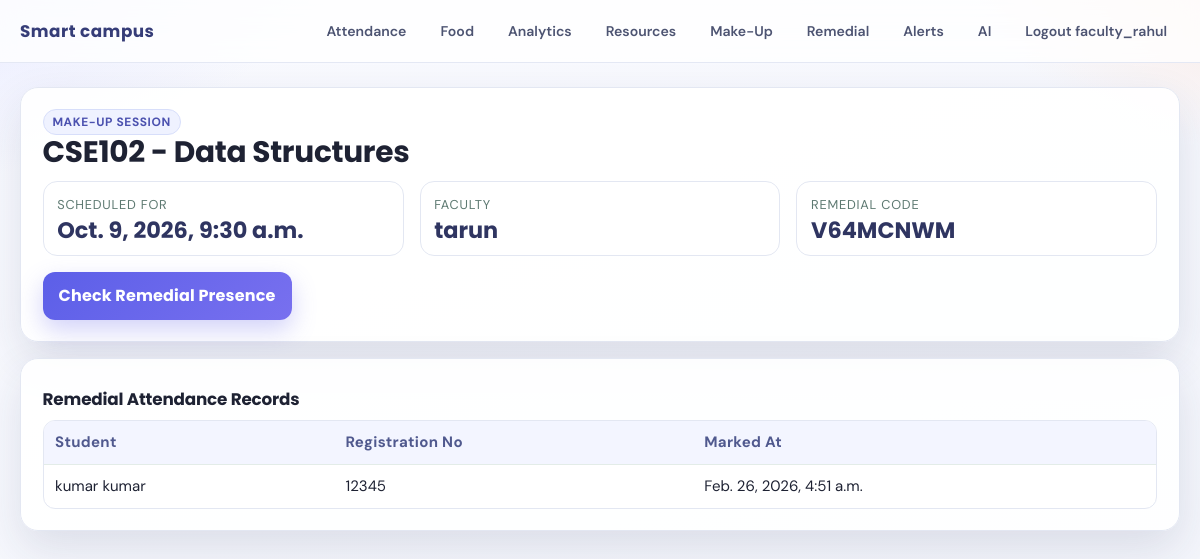
The page /makeup/1/ (signed in) on the database its author committed.
### campus_core/models.py (models this page shows, shortened)
class MakeupClass(models.Model):
    course = models.ForeignKey(Course, on_delete=models.CASCADE, related_name="makeup_classes")
    faculty = models.ForeignKey(User, on_delete=models.SET_NULL, null=True, related_name="makeup_classes")
    scheduled_for = models.DateTimeField()
    remedial_code = models.CharField(max_length=12, unique=True)
    created_at = models.DateTimeField(auto_now_add=True)

class Course(models.Model):
    code = models.CharField(max_length=20, unique=True)
    name = models.CharField(max_length=200)
    faculty = models.ForeignKey(User, on_delete=models.SET_NULL, null=True, related_name="courses")
    classroom = models.ForeignKey(Classroom, on_delete=models.SET_NULL, null=True, blank=True)
    def __str__(self) -> str:
        return f"{self.code} - {self.name}"

class MakeupAttendance(models.Model):
    makeup_class = models.ForeignKey(MakeupClass, on_delete=models.CASCADE, related_name="attendance_entries")
    student = models.ForeignKey(StudentProfile, on_delete=models.CASCADE, related_name="makeup_attendance_entries")
    marked_at = models.DateTimeField(auto_now_add=True)
    class Meta:
        unique_together = ("makeup_class", "student")

class StudentProfile(models.Model):
    user = models.OneToOneField(User, on_delete=models.CASCADE, related_name="student_profile")
    registration_no = models.CharField(max_length=30, unique=True)
    parent_contact = models.CharField(max_length=40, blank=True)

### campus_core/views.py (the view)
# urls.py: path("makeup/<int:makeup_id>/", views.makeup_detail, name="makeup-detail"),
@role_required(ROLE_FACULTY, ROLE_STUDENT)
def makeup_detail(request, makeup_id: int):
    makeup = get_object_or_404(MakeupClass.objects.select_related("course", "faculty"), id=makeup_id)
    entries = makeup.attendance_entries.select_related("student__user")
    present_count = entries.count()
    total_enrolled = Enrollment.objects.filter(course=makeup.course).count()
    return render(
        request,
        "campus_core/makeup_detail.html",
        {
            "makeup": makeup,
            "entries": entries,
            "present_count": present_count,
            "total_enrolled": total_enrolled,
        },
    )

### campus_core/authz.py (called while the page is built)
def get_user_role(user: User) -> str:
    if not user or not user.is_authenticated:
        return ROLE_GUEST
    if user.is_superuser or user.is_staff or user.groups.filter(name__iexact="faculty").exists():
        return ROLE_FACULTY
    if user.groups.filter(name__iexact="vendor").exists():
        return ROLE_VENDOR
    if user.groups.filter(name__iexact="student").exists():
        return ROLE_STUDENT
    if StudentProfile.objects.filter(user=user).exists():
        return ROLE_STUDENT
    if hasattr(user, "faculty_profile"):
        return ROLE_FACULTY
    return ROLE_FACULTY

def role_flags(user: User) -> dict[str, bool | str]:
    role = get_user_role(user)
    is_faculty = role == ROLE_FACULTY
    is_student = role == ROLE_STUDENT
    is_vendor = role == ROLE_VENDOR
    return {
        "user_role": role,
        "is_faculty": is_faculty,
        "is_student": is_student,
        "is_vendor": is_vendor,
        "can_attendance": is_faculty,
        "can_food": is_faculty or is_student or is_vendor,
        "can_analytics": is_faculty or is_vendor,
        "can_resources": is_faculty,
        "can_makeup": is_faculty or is_student,
        "can_remedial": is_faculty or is_student,
        "can_alerts": is_faculty or is_vendor,
        "can_ai": is_faculty,
    }

### campus_core/context_processors.py (called while the page is built)
def role_context(request):
    return role_flags(request.user)

### campus_core/views.py (called while the page is built)
def role_required(*allowed_roles):
    def decorator(view_func):
        @login_required(login_url="login")
        @wraps(view_func)
        def _wrapped(request, *args, **kwargs):
            role = get_user_role(request.user)
            if role not in allowed_roles:
                messages.error(request, "You do not have permission to access this page.")
                return redirect("home")
            return view_func(request, *args, **kwargs)
        return _wrapped
    return decorator

### templates/campus_core/makeup_detail.html
{% extends 'base.html' %}
{% block content %}
<section class="card reveal">
    <span class="badge">Make-Up Session</span>
    <h2>{{ makeup.course }}</h2>
    <div class="panel-grid">
        <div class="kpi span-4"><span class="label">Scheduled For</span><span class="value">{{ makeup.scheduled_for }}</span></div>
        <div class="kpi span-4"><span class="label">Faculty</span><span class="value">{{ makeup.faculty.username }}</span></div>
        <div class="kpi span-4"><span class="label">Remedial Code</span><span class="value">{{ makeup.remedial_code }}</span></div>
    </div>
    <div style="margin-top: 1rem;">
        <a class="btn" href="{% url 'makeup-presence-check' makeup.id %}">Check Remedial Presence</a>
    </div>
</section>
<section class="card reveal" style="margin-top:1rem;">
    <h3>Remedial Attendance Records</h3>
    <div class="table-wrap">
        <table>
            <tr><th>Student</th><th>Registration No</th><th>Marked At</th></tr>
            {% for entry in entries %}
            <tr>
                <td>{{ entry.student.user.get_full_name|default:entry.student.user.username }}</td>
                <td>{{ entry.student.registration_no }}</td>
                <td>{{ entry.marked_at }}</td>
            </tr>
            {% empty %}
            <tr><td colspan="3">No attendance marked yet.</td></tr>
            {% endfor %}
        </table>
    </div>
</section>
{% endblock %}

### templates/base.html (shortened to what this page needs)
<!DOCTYPE html>
<html lang="en">
<head>
</head>
<body>
    <header class="topbar">
        <div class="topbar-inner">
            <a class="brand" href="/">Smart campus</a>
            <nav class="nav-grid">
                {% if user.is_authenticated %}
                {% if can_attendance %}<a class="nav-link" href="/attendance/mark/">Attendance</a>{% endif %}
                {% if can_food %}<a class="nav-link" href="/food/order/">Food</a>{% endif %}
                {% if can_analytics %}<a class="nav-link" href="/food/analytics/">Analytics</a>{% endif %}
                {% if can_resources %}<a class="nav-link" href="/resources/">Resources</a>{% endif %}
                {% if can_makeup %}<a class="nav-link" href="/makeup/schedule/">Make-Up</a>{% endif %}
                {% if can_remedial %}<a class="nav-link" href="/makeup/remedial-attendance/">Remedial</a>{% endif %}
                {% if can_alerts %}<a class="nav-link" href="/notifications/">Alerts</a>{% endif %}
                {% if can_ai %}<a class="nav-link" href="/ai-preview/">AI</a>{% endif %}
                <form class="nav-inline-form" method="post" action="/accounts/logout/">
                    <button class="nav-button" type="submit">Logout {{ user.username }}</button>
                </form>
                {% else %}
                <a class="nav-link" href="/accounts/login/">Login</a>
                {% endif %}
            </nav>
        </div>
    </header>
    <main class="shell">
        {% block content %}{% endblock %}
    </main>
</body>
</html>

### templates/base.html (style rules this page uses)
:root { --bg: #f5f6fb; --surface: #ffffffe6; --surface-strong: #ffffff; --text: #1e2233; --muted: #656b84; --line: #e3e7f2; --brand: #5c5fe8; --brand-dark: #4346c8; --brand-soft: #eef0ff; --accent: #ff8f50; --danger: #b42318; --ok: #067647; --shadow: 0 18px 45px rgba(34, 43, 80, 0.12); --radius: 18px; }
* { box-sizing: border-box; }
body { margin: 0; color: var(--text); font-family: "DM Sans", "Segoe UI", sans-serif; background: radial-gradient(65rem 40rem at -15% -20%, #d9dcff 0%, transparent 55%), radial-gradient(58rem 32rem at 115% -10%, #ffe1d2 0%, transparent 48%), linear-gradient(160deg, #f9faff 0%, #f3f5fb 100%); min-height: 100vh; }
.topbar { position: sticky; top: 0; z-index: 5; backdrop-filter: blur(14px); background: rgba(255, 255, 255, 0.78); border-bottom: 1px solid #e4e8f4; }
.topbar-inner { width: min(1160px, calc(100% - 2rem)); margin: 0 auto; display: flex; align-items: center; justify-content: space-between; gap: 1rem; padding: 0.85rem 0; }
.brand { font-family: "Poppins", sans-serif; font-size: 1.05rem; font-weight: 700; letter-spacing: 0.03em; color: #363d78; text-decoration: none; white-space: nowrap; }
.nav-grid { display: flex; flex-wrap: wrap; justify-content: flex-end; gap: 0.5rem; }
.nav-link { color: #4d5472; text-decoration: none; font-size: 0.88rem; font-weight: 600; padding: 0.45rem 0.75rem; border-radius: 999px; border: 1px solid transparent; transition: 180ms ease; }
.nav-inline-form { margin: 0; }
.nav-button { color: #4d5472; font-size: 0.88rem; font-weight: 600; padding: 0.45rem 0.75rem; border-radius: 999px; border: 1px solid transparent; background: transparent; cursor: pointer; font-family: inherit; }
.shell { width: min(1160px, calc(100% - 2rem)); margin: 1.5rem auto 2.5rem; }
.card { background: var(--surface); border: 1px solid var(--line); border-radius: var(--radius); padding: 1.35rem; box-shadow: var(--shadow); }
h1, h2, h3 { font-family: "Poppins", sans-serif; margin-top: 0; line-height: 1.18; letter-spacing: -0.01em; }
h2 { font-size: clamp(1.3rem, 3vw, 1.85rem); margin-bottom: 0.7rem; }
h3 { font-size: 1.05rem; margin: 0.6rem 0; }
.panel-grid { display: grid; grid-template-columns: repeat(12, 1fr); gap: 1rem; }
.span-4 { grid-column: span 4; }
.kpi { display: flex; flex-direction: column; gap: 0.4rem; border: 1px solid var(--line); border-radius: 14px; padding: 0.85rem; background: #fff; }
.kpi .label { font-size: 0.8rem; color: #5d7971; text-transform: uppercase; letter-spacing: 0.06em; }
.kpi .value { font: 700 1.4rem/1 "Poppins", sans-serif; color: #2f3561; }
.badge { display: inline-block; font-size: 0.75rem; font-weight: 700; letter-spacing: 0.05em; text-transform: uppercase; color: #4b51af; background: #eff2ff; border: 1px solid #d7defa; padding: 0.25rem 0.55rem; border-radius: 999px; }
.btn { display: inline-flex; align-items: center; justify-content: center; gap: 0.45rem; border: 0; cursor: pointer; border-radius: 12px; padding: 0.7rem 1rem; background: linear-gradient(135deg, var(--brand) 0%, #7870ef 100%); color: #fff; text-decoration: none; font-family: "Poppins", sans-serif; font-weight: 700; letter-spacing: 0.01em; transition: transform 180ms ease, box-shadow 180ms ease; box-shadow: 0 10px 25px rgba(92, 95, 232, 0.28); }
.table-wrap { overflow-x: auto; border: 1px solid var(--line); border-radius: 12px; background: #fff; }
table { width: 100%; border-collapse: collapse; min-width: 620px; }
th, td { text-align: left; padding: 0.72rem; border-bottom: 1px solid #e3ece8; font-size: 0.94rem; }
th { background: #f3f5ff; color: #51598f; font-weight: 700; letter-spacing: 0.02em; }
tr:last-child td { border-bottom: none; }
.reveal { opacity: 0; transform: translateY(10px); animation: reveal 480ms ease forwards; }
.att-table th, .rm-table th, .ts-table th, .row[style], .table-wrap th { background: #f3f5ff !important; color: #50598e !important; }

### rows shown on the page
MakeupClass: course "CSE102 - Data Structures", scheduled_for "Oct. 9, 2026, 9:30 a.m.", faculty.username "tarun", remedial_code "V64MCNWM"
MakeupAttendance: student.user.get_full_name "kumar kumar", student.registration_no "12345", marked_at "Feb. 26, 2026, 4:51 a.m."

### other values the page prints
{{ user.username }} "faculty_rahul"
